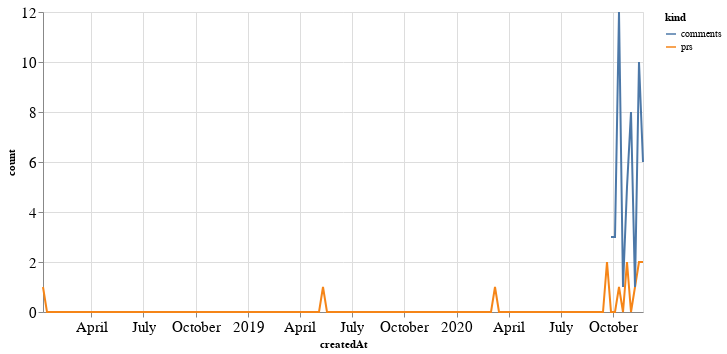

Source (notebook cell):
### Code cell
alt.Chart(total_time, width=600).mark_line().encode(
    x='createdAt',
    y='count',
    color='kind'
)

### Figure 1 — Vega-Lite specification as saved in the notebook (floating-point values rounded to 4 significant figures; data arrays with more than 128 entries replaced by an {"elided": "..."} marker saying what was removed)
{"config": {"axisLeft": {"labelFontSize": 15}, "axisBottom": {"labelFontSize": 15}}, "data": {"name": "data-537fa016bbe851d0fd9777c175b19b84"}, "mark": "line", "encoding": {"color": {"type": "nominal", "field": "kind"}, "x": {"type": "temporal", "field": "createdAt"}, "y": {"type": "quantitative", "field": "count"}}, "width": 600, "$schema": "https://vega.github.io/schema/vega-lite/v4.8.1.json", "datasets": {"data-537fa016bbe851d0fd9777c175b19b84": {"elided": "302 records"}}}
